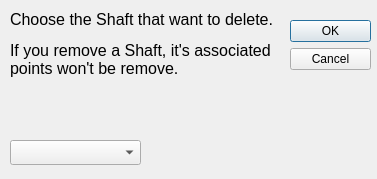
<?xml version="1.0" encoding="UTF-8"?>
<ui version="4.0">
 <class>Dialog</class>
 <widget class="QDialog" name="Dialog">
  <property name="geometry">
   <rect>
    <x>0</x>
    <y>0</y>
    <width>377</width>
    <height>179</height>
   </rect>
  </property>
  <property name="minimumSize">
   <size>
    <width>377</width>
    <height>179</height>
   </size>
  </property>
  <property name="maximumSize">
   <size>
    <width>377</width>
    <height>179</height>
   </size>
  </property>
  <property name="windowTitle">
   <string>Delete Shaft</string>
  </property>
  <property name="windowIcon">
   <iconset resource="../../icons.qrc">
    <normaloff>:/icons/deleteshaft.png</normaloff>:/icons/deleteshaft.png</iconset>
  </property>
  <property name="sizeGripEnabled">
   <bool>false</bool>
  </property>
  <property name="modal">
   <bool>true</bool>
  </property>
  <widget class="QDialogButtonBox" name="buttonBox">
   <property name="geometry">
    <rect>
     <x>290</x>
     <y>20</y>
     <width>81</width>
     <height>71</height>
    </rect>
   </property>
   <property name="orientation">
    <enum>Qt::Vertical</enum>
   </property>
   <property name="standardButtons">
    <set>QDialogButtonBox::Cancel|QDialogButtonBox::Ok</set>
   </property>
  </widget>
  <widget class="QLabel" name="label_3">
   <property name="geometry">
    <rect>
     <x>10</x>
     <y>10</y>
     <width>271</width>
     <height>121</height>
    </rect>
   </property>
   <property name="text">
    <string>&lt;html&gt;&lt;head/&gt;&lt;body&gt;&lt;p&gt;&lt;span style=&quot; font-size:12pt;&quot;&gt;Choose the Shaft that want to delete.&lt;/span&gt;&lt;/p&gt;&lt;p&gt;&lt;span style=&quot; font-size:12pt;&quot;&gt;If you remove a Shaft, it's associated points won't be remove.&lt;/span&gt;&lt;/p&gt;&lt;/body&gt;&lt;/html&gt;</string>
   </property>
   <property name="textFormat">
    <enum>Qt::RichText</enum>
   </property>
   <property name="alignment">
    <set>Qt::AlignLeading|Qt::AlignLeft|Qt::AlignTop</set>
   </property>
   <property name="wordWrap">
    <bool>true</bool>
   </property>
  </widget>
  <widget class="QComboBox" name="Entity">
   <property name="geometry">
    <rect>
     <x>10</x>
     <y>140</y>
     <width>131</width>
     <height>25</height>
    </rect>
   </property>
  </widget>
 </widget>
 <resources>
  <include location="../../icons.qrc"/>
 </resources>
 <connections>
  <connection>
   <sender>buttonBox</sender>
   <signal>accepted()</signal>
   <receiver>Dialog</receiver>
   <slot>accept()</slot>
   <hints>
    <hint type="sourcelabel">
     <x>248</x>
     <y>254</y>
    </hint>
    <hint type="destinationlabel">
     <x>157</x>
     <y>274</y>
    </hint>
   </hints>
  </connection>
  <connection>
   <sender>buttonBox</sender>
   <signal>rejected()</signal>
   <receiver>Dialog</receiver>
   <slot>reject()</slot>
   <hints>
    <hint type="sourcelabel">
     <x>316</x>
     <y>260</y>
    </hint>
    <hint type="destinationlabel">
     <x>286</x>
     <y>274</y>
    </hint>
   </hints>
  </connection>
 </connections>
</ui>
